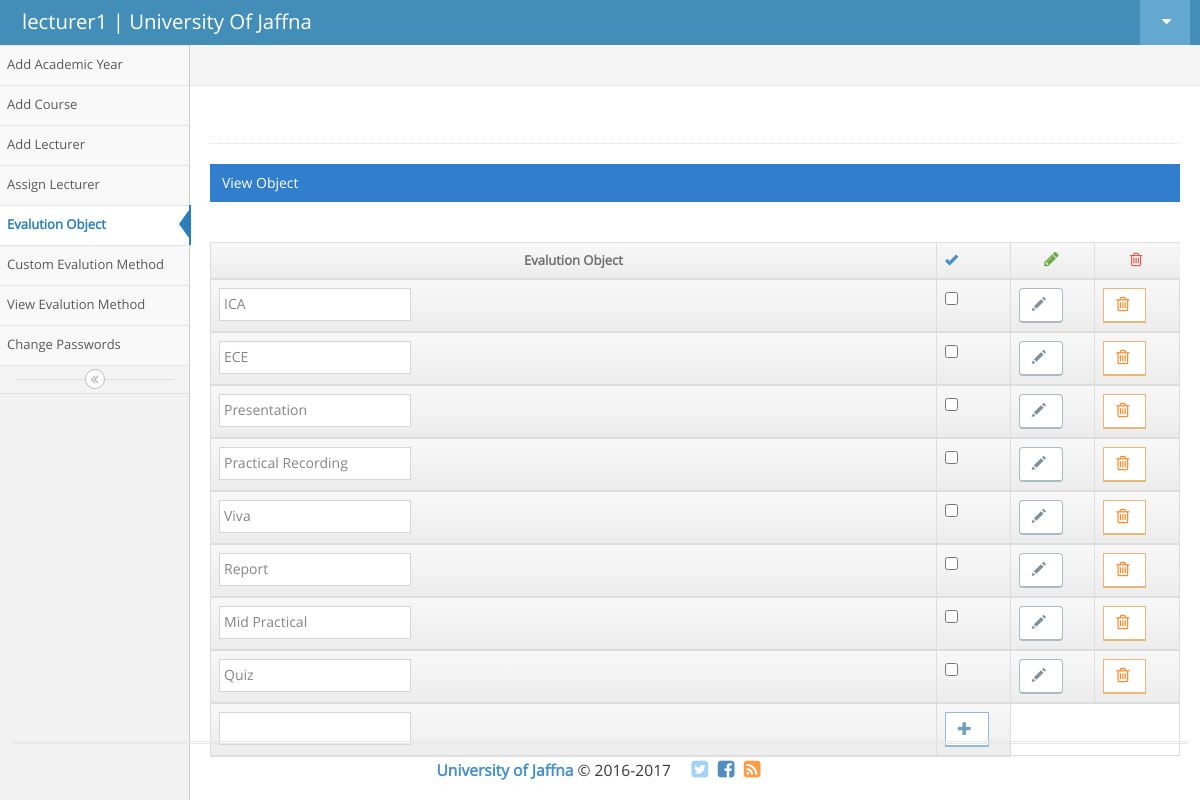
The app's page /dept_hd_evalution.php (signed in) with its own data.
### tables this page shows
CREATE TABLE `evaluation_object` (
  `id` int(11) NOT NULL,
  `dep_id` int(5) NOT NULL,
  `obj` varchar(50) NOT NULL
);

### dept_hd_evalution.php (the view, shortened to what this page needs)
<!DOCTYPE html>
<html lang="en">
	<head>
		<link rel="stylesheet" href="assets/css/bootstrap.min.css" />
		<link rel="stylesheet" href="assets/font-awesome/4.5.0/css/font-awesome.min.css" />
		<link rel="stylesheet" href="assets/css/ace.min.css" class="ace-main-stylesheet" id="main-ace-style" />
		<link rel="stylesheet" href="assets/css/ace-skins.min.css" />
		<link rel="stylesheet" href="assets/css/ace-rtl.min.css" />
	</head>
	<body class="no-skin">
		<div id="navbar" class="navbar navbar-default          ace-save-state">
			<div class="navbar-container ace-save-state" id="navbar-container">
				<div class="navbar-header pull-left">
					<a href="dept_hd_academic_year.php" class="navbar-brand">
						<small>
							<?php echo $_SESSION['sess_username'];?>
 | University Of Jaffna
						</small>
					</a>
				</div>
				<div class="navbar-buttons navbar-header pull-right" role="navigation">
					<ul class="nav ace-nav">
						<li class="light-blue dropdown-modal">
							<a data-toggle="dropdown" href="#" class="dropdown-toggle">
								<i class="ace-icon fa fa-caret-down"></i>
							</a>
						</li>
					</ul>
				</div>
			</div>
		</div>
		<div class="main-container ace-save-state" id="main-container">
			<div id="sidebar" class="sidebar                  responsive                    ace-save-state">
				<ul class="nav nav-list">
					<li class="">
						<a href="dept_hd_academic_year.php">
							<span class="menu-text">Add Academic Year</span>
						</a>
					</li>
					<li class="">
						<a href="dept_hd_index.php">
							<span class="menu-text">Add Course</span>
						</a>
					</li>
					<li class="">
						<a href="dept_hd_add_lecturer.php">
							<span class="menu-text">Add Lecturer</span>
						</a>
					</li>
					<li class="">
						<a href="dept_hd_assign_lecturer.php">
							<span class="menu-text">Assign Lecturer</span>
						</a>
					</li>
					<li class="active">
						<a href="dept_hd_evalution.php">
							<span class="menu-text">Evalution Object</span><br>
						</a>
					</li>
					<li class="">
						<a href="dept_hd_custom1.php">
							<span class="menu-text">Custom Evalution Method</span><br>
						</a>
					</li>
					<li class="">
						<a href="dept_hd_view_method.php">
							<span class="menu-text">View Evalution Method</span><br>
						</a>
					</li>
					<li class="">
						<a href="dept_hd_change_password.php">
							<span class="menu-text">Change Passwords</span>
						</a>
					</li>
				</ul>
				<div class="sidebar-toggle sidebar-collapse" id="sidebar-collapse">
					<i id="sidebar-toggle-icon" class="ace-icon fa fa-angle-double-left ace-save-state" data-icon1="ace-icon fa fa-angle-double-left" data-icon2="ace-icon fa fa-angle-double-right"></i>
				</div>
			</div>
			<div class="main-content">
				<div class="main-content-inner">
					<div class="breadcrumbs ace-save-state" id="breadcrumbs">
					</div>
					<div class="page-content">
                    <div class="page-header">
							<h1>
							</h1>
					</div>
						<div class="row">
							<div class="col-xs-12">
								<div class="row">
									<div class="col-xs-12">
										<div class="clearfix">
										</div>
										<div class="table-header">
											View Object
										</div>
											<br>
										<div align="center"  >
<html>
<body>
<center>
<br>
<?php
$query_se ="SELECT dep_id FROM signup  WHERE username ='".$_SESSION['sess_username']."'";
$result_se =mysql_query($query_se);
$query_row1 =mysql_fetch_array($result_se);
$dep_id =$query_row1['dep_id'];
$query ="SELECT * FROM evaluation_object WHERE dep_id ='$dep_id'";
$result=mysql_query($query);
$i =1;
?>
<form  action="<?php echo $_SERVER['PHP_SELF']; ?>" method="POST" >
<table id="simple-table" class="table  table-bordered table-hover">
											<thead>
  <tr>
   <th width="600"> <div align="center">Evalution Object</div></th>
    <span class="green">
	<th  width="20"> <div ><a class="blue" href="#"><i class="ace-icon glyphicon glyphicon-ok"></i></a> </div></th>
    <th width="70"> <div align="center"><a class="green" href="#"><i class="ace-icon fa fa-pencil bigger-130"></i></a> </div></th></span>
    <th width="70"> <div align="center"><a class="red" href="#"><i class="ace-icon fa fa-trash-o bigger-120"></i></a> </div></th>
  </tr>
<?php
while($query_row =mysql_fetch_array($result))
   {
	   echo "<td>";
	   echo '<input type="text" value ="'.$query_row['obj'].'" name ="fn'.$i.'"/>';
	   echo "</td>";
		echo "<td>";
	    echo '<input type="checkbox" name="check-all'.$i.'" />';
	    echo "</td>";
echo "<td>";
		 echo '<button class="btn btn-white btn-default btn-round" name ="updatebtn'.$i.'" >
												<i class="ace-icon glyphicon glyphicon-pencil"></i>
											</button>';
	    echo "</td>";
	    echo "<td>";
		 echo '<button class="btn btn-white btn-warning btn-bold" name ="deletebtn'.$i.'" >
												<i class="ace-icon fa fa-trash-o bigger-120 orange"></i>
											</button>';
	    echo "</td>";
		$i++;
   }
   echo "<tr>";
    echo "<td>";
    echo '<input type ="text" name = "txtfn"/>';
    echo "</td>";
    echo "<td>";
	echo'<button class="btn btn-white btn-info btn-bold" type ="submit" name ="addbtn">
												<i class="ace-icon glyphicon glyphicon-plus"></i>
											</button>';
    echo "</td>";
   echo "</tr>";
?>
</thead>
</table>
</form>
</center>
</body>
</html>
									</div>
								</div>
							</div>
						</div>
					</div>
				</div>
			</div>
			<div class="footer">
				<div class="footer-inner">
					<div class="footer-content">
						<span class="bigger-120">
							<span class="blue bolder">University of Jaffna</span> &copy; 2016-2017
						</span>
						<span class="action-buttons">
							<a href="#">
								<i class="ace-icon fa fa-twitter-square light-blue bigger-150"></i>
							</a>
							<a href="#">
								<i class="ace-icon fa fa-facebook-square text-primary bigger-150"></i>
							</a>
							<a href="#">
								<i class="ace-icon fa fa-rss-square orange bigger-150"></i>
							</a>
						</span>
					</div>
				</div>
			</div>
		</div>
	</body>
</html>

### records on screen
evaluation_object: fn1 "ICA"
evaluation_object: obj "ECE"
evaluation_object: obj "Presentation"
evaluation_object: obj "Practical Recording"
evaluation_object: obj "Viva"
evaluation_object: obj "Report"
evaluation_object: obj "Mid Practical"
evaluation_object: obj "Quiz"

### other values on screen
$_SESSION['sess_username'] "lecturer1"
